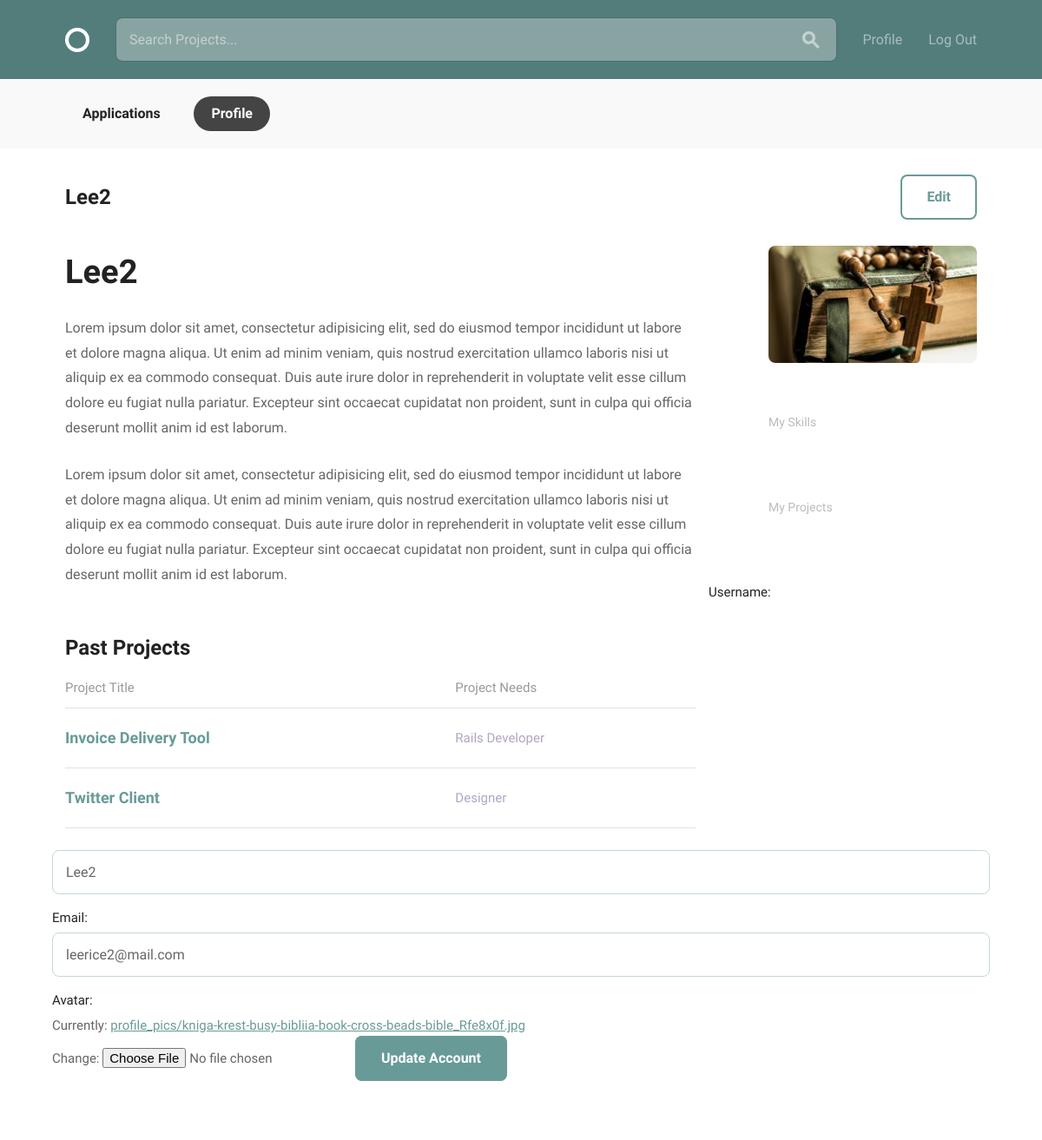
The page /accounts/profile/ (signed in) on the database its author committed.
### accounts/models.py (models this page shows, shortened)
class User(AbstractBaseUser, PermissionsMixin):
    email = models.EmailField(unique=True)
    username = models.CharField(max_length=40, unique=True)
    display_name = models.CharField(max_length=140)
    bio = models.CharField(max_length=140, blank=True, default='')
    date_joined = models.DateTimeField(auto_now_add=True)
    is_active = models.BooleanField(default=True)
    is_staff = models.BooleanField(default=False)
    objects = UserManager()
    USERNAME_FIELD = 'email'
    REQUIRED_FIELDS = ['display_name', 'username']

class Profile(models.Model):
    user = models.OneToOneField(
        User,
        on_delete = models.CASCADE,
    )
    avatar = models.ImageField(default='default.png', upload_to='profile_pics')
    skills = models.ManyToManyField(Skill)

### accounts/views.py (the view)
# urls.py: path('/profile/', views.profile, name='profile'),
@login_required
def profile(request):
    if request.method == 'POST':
        user_update_form = forms.UserUpdateForm(
            request.POST,
            instance=request.user)
        profile_update_form = forms.ProfileUpdateForm(
            request.POST,
            request.FILES,
            instance=request.user.profile)
        if user_update_form.is_valid() and profile_update_form.is_valid():
            user_update_form.save()
            profile_update_form.save()
            return redirect('accounts:profile')
    else:
        user_update_form = forms.UserUpdateForm(instance=request.user)
        profile_update_form = forms.ProfileUpdateForm(instance=request.user.profile)
    profile = request.user.profile
    skills = profile.skills.all()
    data = {
        'user_update_form': user_update_form,
        'profile_update_form': profile_update_form,
        'skills': skills,
    }
    return render(request, 'accounts/profile.html', data)

### accounts/forms.py
class UserUpdateForm(forms.ModelForm):
    class Meta:
        fields = (
            'username', 'email'
        )
        model = get_user_model()

class ProfileUpdateForm(forms.ModelForm):
    class Meta:
        model = Profile
        fields = (
            'avatar',
        )

### accounts/templates/accounts/profile.html (shortened to what this page needs)
{% extends 'layout.html' %}
{% load static %}
{% block content %}
  <div class="circle--actions--bar">
    <nav class="bounds">
      <ul class="circle--pill--list">
        <li><a href="applications.html">Applications</a></li>
        <li><a class="selected" href="profile.html">Profile</a></li>
      </ul>
    </nav>
  </div>
  <div class="bounds circle--page">
    <div class="circle--page--header circle--fluid">
      <div class="circle--fluid--cell circle--fluid--primary">
        <h2>{{ user.username }}</h2>
      </div>
      <div class="circle--fluid--cell circle--fluid--secondary">
        <a class="button icon-on-left" href="profile_edit.html">Edit</a>
      </div>
    </div>
    <div class="grid-70">
      <h1>{{ user.username }}</h1>
      <div class="circle--article--body">
        <p>Lorem ipsum dolor sit amet, consectetur adipisicing elit, sed do eiusmod tempor incididunt ut labore et dolore magna aliqua. Ut enim ad minim veniam, quis nostrud exercitation ullamco laboris nisi ut aliquip ex ea commodo consequat. Duis aute irure dolor in reprehenderit in voluptate velit esse cillum dolore eu fugiat nulla pariatur. Excepteur sint occaecat cupidatat non proident, sunt in culpa qui officia deserunt mollit anim id est laborum.</p>
        <p>Lorem ipsum dolor sit amet, consectetur adipisicing elit, sed do eiusmod tempor incididunt ut labore et dolore magna aliqua. Ut enim ad minim veniam, quis nostrud exercitation ullamco laboris nisi ut aliquip ex ea commodo consequat. Duis aute irure dolor in reprehenderit in voluptate velit esse cillum dolore eu fugiat nulla pariatur. Excepteur sint occaecat cupidatat non proident, sunt in culpa qui officia deserunt mollit anim id est laborum.</p>
      </div>
      <h2>Past Projects</h2>
      <table class="u-full-width circle--table">
        <thead>
          <tr>
            <th>Project Title</th>
            <th class="circle--cell--right">Project Needs</th>
          </tr>
        </thead>
        <tbody>
          <tr class="clickable-row" data-href="project.html">
            <td>
              <h3>Invoice Delivery Tool</h3>
            </td>
            <td class="circle--cell--right">
              <span class="secondary-label">Rails Developer</span>
            </td>
          </tr>
          <tr class="clickable-row" data-href="project.html">
            <td>
              <h3>Twitter Client</h3>
            </td>
            <td class="circle--cell--right">
              <span class="secondary-label">Designer</span>
            </td>
          </tr>
        </tbody>
      </table>
    </div>
    <div class="grid-25 grid-push-5">
      <div class="circle--secondary--module">
        <img class="circle--primary--avatar" src="{{ user.profile.avatar.url }}">
      </div>
      <div class="circle--secondary--module">
        <h4>My Skills</h4>
      </div>
      <div class="circle--secondary--module">
        <h4>My Projects</h4>
      </div>
    </div>
    <form method="POST" enctype="multipart/form-data">
        {{ user_update_form }}
        {{ profile_update_form }}
          <input type="submit" value="Update Account" class="button-primary">
    </form>
  </div>
  {% endblock %}

### rows shown on the page
User: username "Lee2", profile.avatar (picture), email "leerice2@mail.com"
